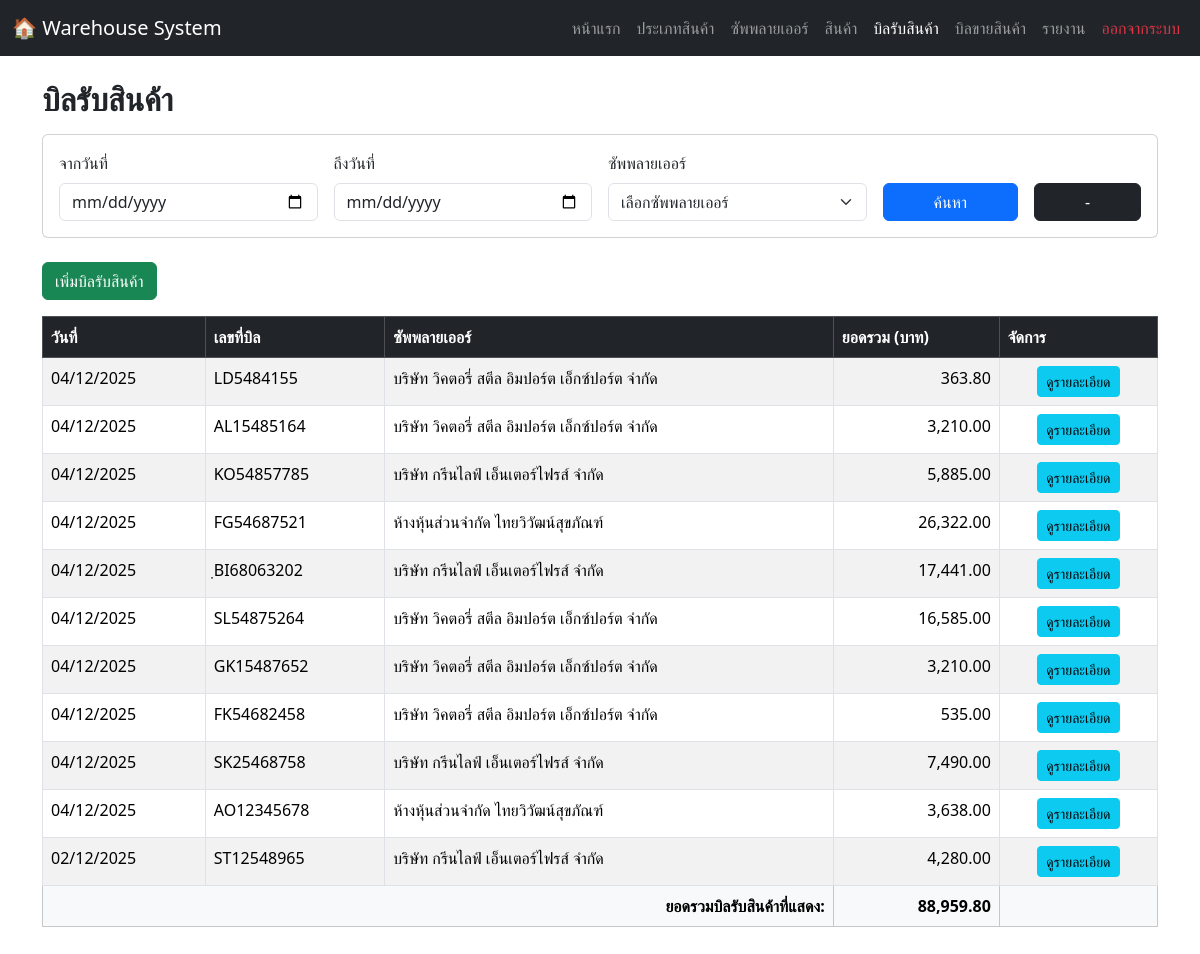
/warehouse_page.php (signed in), run on an earlier commit of the app's database.
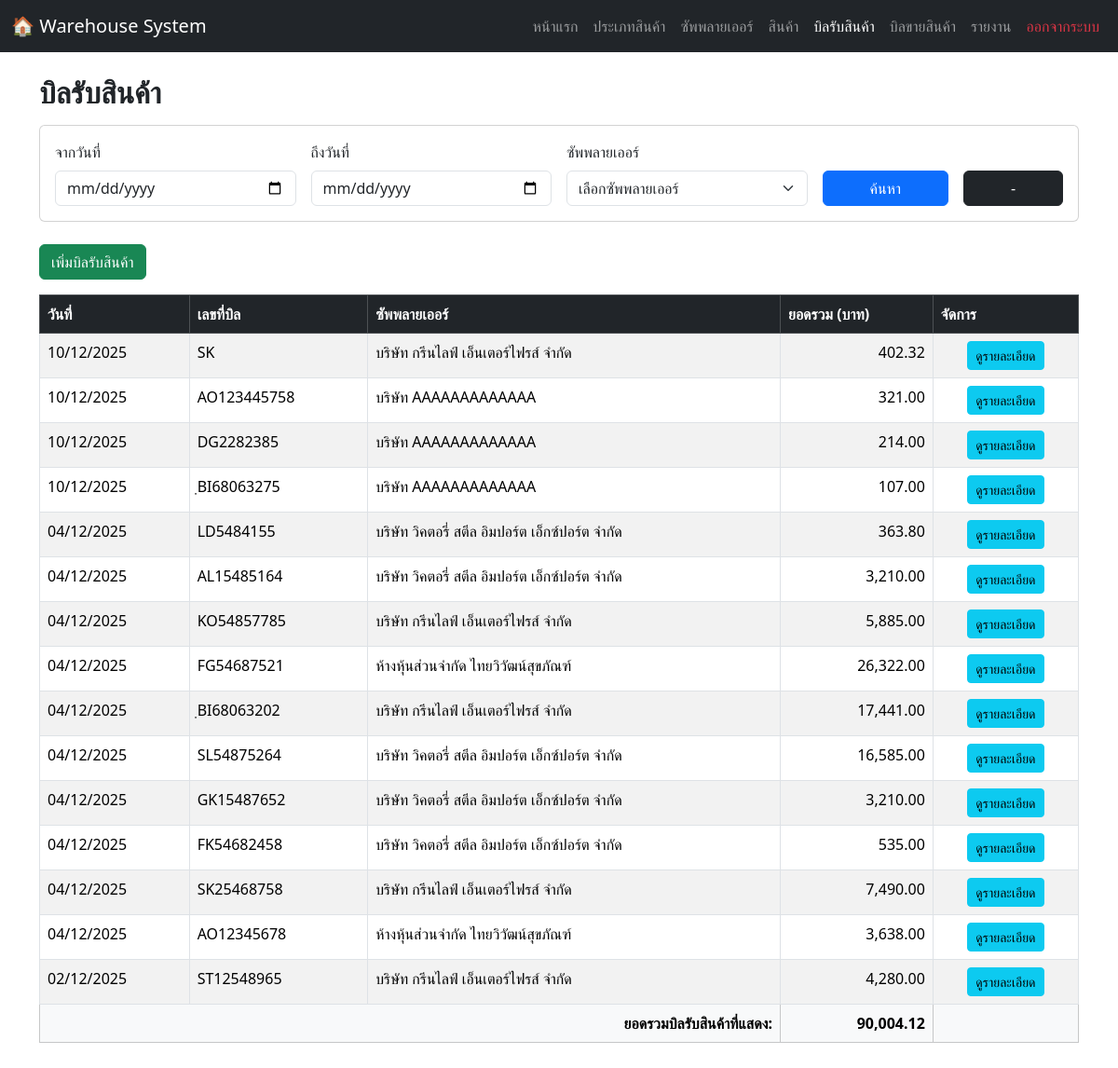
And on a later commit of the database.
### tables this page shows
CREATE TABLE `purchases` (
  `purchase_id` int(11) NOT NULL,
  `purchase_number` varchar(50) NOT NULL,
  `user_id` int(11) DEFAULT NULL,
  `supplier_id` int(11) DEFAULT NULL,
  `purchase_date` date DEFAULT NULL,
  `total_amount` decimal(12,2) DEFAULT NULL
);

CREATE TABLE `suppliers` (
  `supplier_id` int(11) NOT NULL,
  `supplier_name` varchar(150) NOT NULL,
  `address` varchar(255) DEFAULT NULL,
  `phone` varchar(50) DEFAULT NULL,
  `description` text DEFAULT NULL
);

### warehouse_page.php (the view, shortened to what this page needs)
<?php
include 'connection.php';
$start_date = $_GET['start_date'] ?? '';
$end_date   = $_GET['end_date'] ?? '';
$sql = "
    SELECT
        p.purchase_id AS bill_id,
        p.purchase_number AS bill_number,
        p.purchase_date AS bill_date,
        p.total_amount,
        s.supplier_name AS party_name
    FROM purchases p
    LEFT JOIN suppliers s ON p.supplier_id = s.supplier_id
    WHERE 1=1
";
$sql .= " ORDER BY bill_date DESC, bill_id DESC";
$stmt = $conn->prepare($sql);
$stmt->execute();
$result = $stmt->get_result();
$total_in = 0;
$bills_in = [];
if ($result->num_rows > 0) {
    while ($row = $result->fetch_assoc()) {
        $bills_in[] = $row;
        $total_in += $row['total_amount'] * 1.07;
    }
}
?>
<!DOCTYPE html>
<html lang="th">
<head>
<link href="https://cdn.jsdelivr.net/npm/bootstrap@5.3.2/dist/css/bootstrap.min.css" rel="stylesheet">
</head>
<body>
<nav class="navbar navbar-expand-lg navbar-dark bg-dark">
  <div class="container-fluid">
    <a class="navbar-brand" href="#">🏠 Warehouse System</a>
    <div class="collapse navbar-collapse">
      <ul class="navbar-nav ms-auto">
        <li class="nav-item"><a class="nav-link" href="homepage.php">หน้าแรก</a></li>
        <li class="nav-item"><a class="nav-link" href="categories.php">ประเภทสินค้า</a></li>
        <li class="nav-item"><a class="nav-link" href="suppliers.php">ซัพพลายเออร์</a></li>
        <li class="nav-item"><a class="nav-link" href="products.php">สินค้า</a></li>
        <li class="nav-item"><a class="nav-link active" href="warehouse_page.php">บิลรับสินค้า</a></li>
        <li class="nav-item"><a class="nav-link" href="warehouse_sale.php">บิลขายสินค้า</a></li>
        <li class="nav-item"><a class="nav-link" href="report.php">รายงาน</a></li>
        <li class="nav-item"><a class="nav-link text-danger" href="logout.php">ออกจากระบบ</a></li>
      </ul>
    </div>
  </div>
</nav>
<div class="container mt-4 mb-5">
  <h2 class="fw-bold mb-3">บิลรับสินค้า</h2>
  <form method="GET" class="card card-body mb-4">
    <div class="row g-3 align-items-end">
      <div class="col-md-3">
        <label class="form-label">จากวันที่</label>
        <input type="date" name="start_date" class="form-control"
               value="<?= htmlspecialchars($start_date) ?>">
      </div>
      <div class="col-md-3">
        <label class="form-label">ถึงวันที่</label>
        <input type="date" name="end_date" class="form-control"
               value="<?= htmlspecialchars($end_date) ?>">
      </div>
      <div class="col-md-3">
        <label class="form-label">ซัพพลายเออร์</label>
        <select name="supplier_id" class="form-select">
            <option value=""> เลือกซัพพลายเออร์ </option>
        </select>
      </div>
      <div class="col-md-3 d-flex gap-2">
        <button class="btn btn-primary flex-grow-1 me-2" type="submit">ค้นหา</button>
        <a href="warehouse_page.php" class="btn btn-dark flex-grow-1">-</a>
      </div>
    </div>
  </form>
  <a href="stock_in_add.php" class="btn btn-success mb-3">เพิ่มบิลรับสินค้า</a>
  <table class="table table-bordered table-striped">
    <thead class="table-dark">
      <tr>
        <th>วันที่</th>
        <th>เลขที่บิล</th>
        <th>ซัพพลายเออร์</th>
        <th>ยอดรวม (บาท)</th>
        <th>จัดการ</th>
      </tr>
    </thead>
    <tbody>
      <?php if (!empty($bills_in)): ?>
        <?php foreach ($bills_in as $row): ?>
        <tr>
          <td><?= date("d/m/Y", strtotime($row['bill_date'])) ?></td>
          <td><?= htmlspecialchars($row['bill_number']) ?></td>
          <td><?= htmlspecialchars($row['party_name']) ?></td>
          <td class="text-end"><?= number_format($row['total_amount'] * 1.07, 2) ?></td>
          <td class="text-center">
            <a href="purchase_detail.php?id=<?= $row['bill_id'] ?>"
               class="btn btn-sm btn-info">ดูรายละเอียด</a>
          </td>
        </tr>
        <?php endforeach; ?>
      <?php else: ?>
        <tr><td colspan="5" class="text-center text-muted">ไม่พบข้อมูล</td></tr>
      <?php endif; ?>
    </tbody>
    <tfoot>
      <tr class="table-light">
        <th colspan="3" class="text-end">ยอดรวมบิลรับสินค้าที่แสดง:</th>
        <th class="text-end"><?= number_format($total_in, 2) ?></th>
        <th></th>
      </tr>
    </tfoot>
  </table>
</div>
</body>
</html>

What changed in the data, as far as the page shows it:
added purchases: purchase_date "10/12/2025", purchase_number "SK", supplier.supplier_name "บริษัท กรีนไลฟ์ เอ็นเตอร์ไฟรส์ จำกัด", $row['total_amount']*1.07 "402.32"
added purchases: purchase_date "10/12/2025", purchase_number "AO123445758", supplier.supplier_name "บริษัท AAAAAAAAAAAAA", $row['total_amount']*1.07 "321.00"
added purchases: purchase_date "10/12/2025", purchase_number "DG2282385", supplier.supplier_name "บริษัท AAAAAAAAAAAAA", $row['total_amount']*1.07 "214.00"
added purchases: purchase_date "10/12/2025", purchase_number "ฺBI68063275", supplier.supplier_name "บริษัท AAAAAAAAAAAAA", $row['total_amount']*1.07 "107.00"
Also different on the page:
$total_in: "88,959.80" → "90,004.12"
